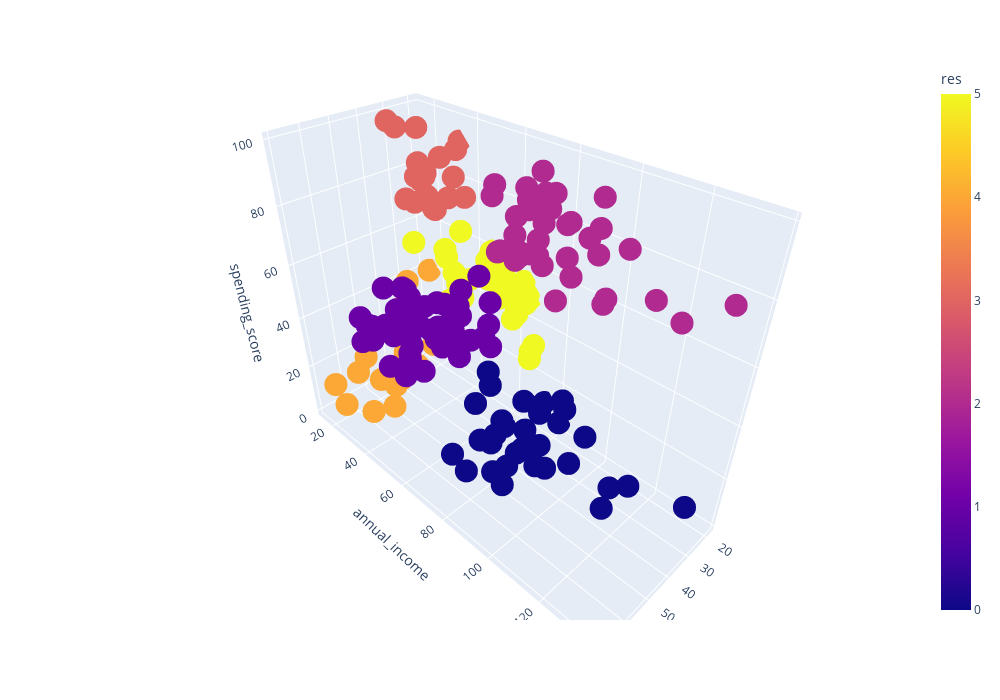

Here is the notebook cell this chart was saved with:
### Code cell
res = get_aggl_clustering(X, 6)
df['res'] = res
get_3d_visualization(df, 'res')

### Figure 1 — Plotly figure (JSON) as saved in the notebook; plotly's stock layout.template omitted (floating-point values rounded to 4 significant figures; data arrays with more than 128 entries replaced by an {"elided": "..."} marker saying what was removed)
{"data": [{"hovertemplate": "age=%{x}<br>annual_income=%{y}<br>spending_score=%{z}<br>res=%{marker.color}<extra></extra>", "legendgroup": "", "marker": {"color": {"elided": "200 int values"}, "coloraxis": "coloraxis", "symbol": "circle"}, "mode": "markers", "name": "", "scene": "scene", "showlegend": false, "type": "scatter3d", "x": {"elided": "200 int values"}, "y": {"elided": "200 int values"}, "z": {"elided": "200 int values"}}], "layout": {"coloraxis": {"colorbar": {"title": {"text": "res"}}, "colorscale": [[0, "#0d0887"], [0.1111, "#46039f"], [0.2222, "#7201a8"], [0.3333, "#9c179e"], [0.4444, "#bd3786"], [0.5556, "#d8576b"], [0.6667, "#ed7953"], [0.7778, "#fb9f3a"], [0.8889, "#fdca26"], [1, "#f0f921"]]}, "height": 700, "legend": {"tracegroupgap": 0}, "margin": {"t": 60}, "scene": {"domain": {"x": [0, 1], "y": [0, 1]}, "xaxis": {"title": {"text": "age"}}, "yaxis": {"title": {"text": "annual_income"}}, "zaxis": {"title": {"text": "spending_score"}}}, "width": 1000}}
